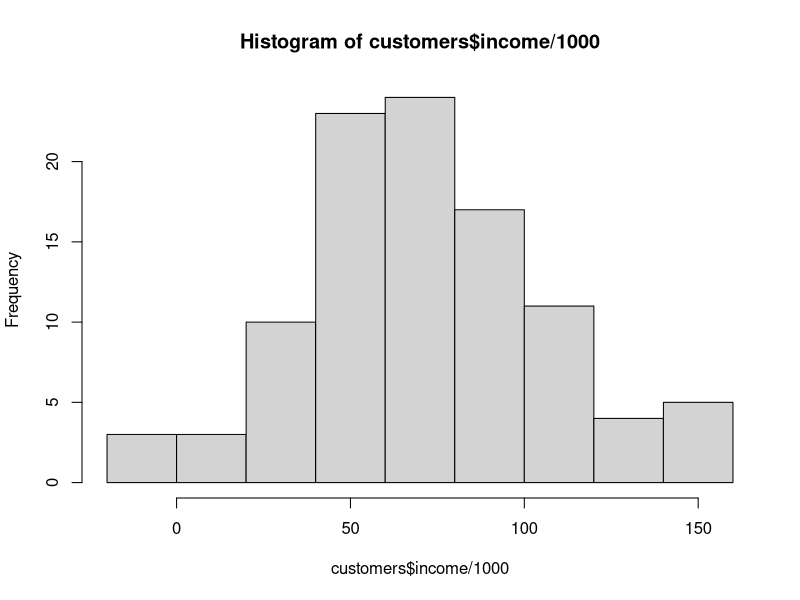

Write the R code that produced this figure. (Note: this script raises an error after producing the figure.)
# Read data from a CSV file with header as Dataframe.
customers<-read.csv("customers.csv")

# Access the content of each column
mean(customers$income)
median(customers$income)

# Create histogram of it
hist(customers$income/1000)

# Filter the data using subset command
female_customers <- subset(credit, Gender == "Female")

